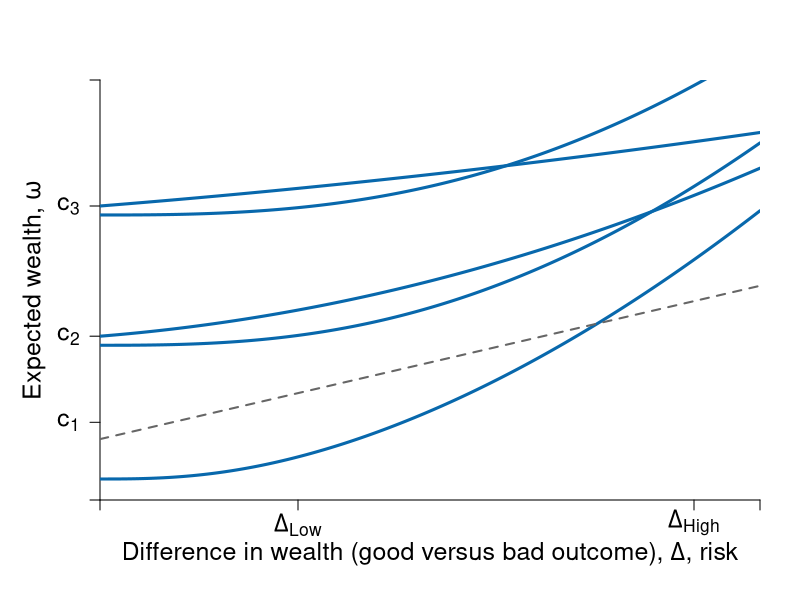

The R script that drew this image: (Note: this script raises an error after producing the figure.)
require(ggplot2)
require(shape)
#library(RColorBrewer)
#pdf(file = "risk/risks_low_very.pdf", width = 9, height = 7)

#Set parameters for graphics
axislabelsize <- 1.5
labelsize <- 1.2
graphlinewidth <- 3
segmentlinewidth <- 2
a <- c(2, 4, 6)


COL <- c("#7fc97f", "#beaed4", "#fdc086", "#ffff99", "#386cb0", "#f0027f", "#bf5b17", "#666666")
COLA <- c("#e0f3db", "#99d8c9","#66c2a4","#41ae76", "#238b45", "#005824")
COLB <- c("#c6dbef", "#4eb3d3", "#2b8cbe", "#0868ac","#084081")
COLC <- c("#fcfbfd", "#efedf5", "#dadaeb", "#bcbddc", "#9e9ac8", "#807dba", "#6a51a3", "#54278f", "#3f007d")

par(mar =  c(5, 5, 4, 2))
xlims <- c(0, 10)
ylims <- c(0, 20)

## u <- function(delta, y, b = 0.1, a = 1.5, c = 15){
##   y - b * delta^(c/y + a)
## }

u <- function(y, delta, a = 1.5, b = 0.1, c = 2){
  y^a - b * delta^c
}

indiff <- function(u, delta, a = 1.5, b = 0.1, c = 2){
  (u + b * delta^c )^(1/a)
}

slopeA <- function(g, slope1 = 0.25, slope2 = 0.08){
  slope1 + 2*slope2*g
}
 
tangentline <- function(g, intercept = 1, slope = 2){
  intercept + slope*g
}
 
indiffA2 <- function(g, intercept = 7.8, slope1 = 0.25, slope2 = 0.055){
  intercept  + slope1*g + slope2*g^2
}

slopeA2 <- function(g, slope1 = 0.25, slope2 = 0.055){
  slope1 + 2*slope2*g
}


slopeA3 <- function(g, slope1 = 0.25, slope2 = 0.01){
  slope1 + 2*slope2*g
}
tangentline2 <- function(g, intercept = 1, slope = 2){
  intercept + slope*g
}

#Plot command 
plot(0, 0, xlim = xlims, ylim = ylims, 
     type = "n",
     xlab = expression(paste("")),
     ylab = expression(paste("")), 
     axes = FALSE,
     # xlab = expression(paste("Bob's Payoff, ", u^B)),
     # ylab = expression(paste("Alfredo's Payoff, ", u^A)),
     #xaxt = "n", 
     #yaxt = "n", 
     cex.lab = axislabelsize, 
     bty = "n", 
     xaxs="i", 
     yaxs="i"
)


#Customize ticks and labels for the plot
# ticksy <- seq(ylims[1], ylims[2], 3)
# ylabels <- seq(ylims[1], ylims[2], 3)
# ticksx <- seq(xlims[1], xlims[2], 5)
# xlabels <- seq(xlims[1], xlims[2], 5)
ticksx <- c(0, 3, 9, xlims[2])
xlabels <- c(NA, expression(paste(Delta[Low])), expression(paste(Delta[High])), NA)
ticksy <- c(0, 3.7, 7.8, 14, ylims[2])
ylabels <- c(NA, expression(paste(c[1])), expression(paste(c[2])), expression(paste(c[3])), NA)

axis(1, at = ticksx, pos = 0, labels = xlabels, cex.axis = axislabelsize)
axis(2, at = ticksy, pos = 0, labels = ylabels, las = 1, cex.axis = axislabelsize)

#Axis labels and draw linear utility function
mtext(expression(paste("Difference in wealth (good versus bad outcome), ", Delta, ", risk")), side = 1, line = 2.5, cex = axislabelsize)
text(-1, 0.5*ylims[2], expression(paste("Expected wealth, ", omega)), xpd = TRUE, cex = axislabelsize, srt = 90) 


npts <- 500 
xx1 <- seq(xlims[1], xlims[2], length.out = npts)
xx2 <- seq(ylims[1], ylims[2], length.out = npts)
#xx3 <- seq(7.5, 10.5, length.out = npts)
#xx4 <- seq(6.7594 - 1.75, 6.7594 + 1.75, length.out = npts)

#lines(xx1, riskreturn(xx1), col = COLA[4], lwd = graphlinewidth, lty = 1)
for (u in c(1,20,50) ){
 lines(xx1, indiff(u, xx1, c = 2.7), col = COLB[4], lwd = graphlinewidth, lty = 1)  
}

## contour(xx1, xx2,
##         outer(xx1,xx2, FUN = u),
##         drawlabels = FALSE,
##         col = COLB[3],
##         lwd = graphlinewidth,
##         levels = c(5,10,15),
##         xaxs="i",
##         yaxs="i",
##         add = TRUE)

lines(xx1, indiffA2(xx1, intercept = 7.8, slope2 = 0.055), col = COLB[4], lwd = graphlinewidth, lty = 1)
lines(xx1, indiffA2(xx1, intercept = 14, slope2 = 0.01), col = COLB[4], lwd = graphlinewidth, lty = 1)

#lines(xx1, indiffA(xx1, intercept = 4.4), col = COLB[3], lwd = graphlinewidth, lty = 1)
lines(xx2, tangentline(xx2, intercept = 2.9, slope = slopeA(g = 3)), col = "#666666", lwd = segmentlinewidth, lty = 2)
lines(xx4, tangentline(xx4, intercept = -0.05, slope = slopeA(g = 6.7594)), col = "#666666", lwd = segmentlinewidth, lty = 2)

#lines(xx3, tangentline(xx3, intercept = -2.9, slope = slopeA(g = 9)), col = "#666666", lwd = segmentlinewidth, lty = 2)
#lines(xx1, indiffA2(xx1, intercept = 7.1), col = COLB[5], lwd = graphlinewidth, lty = 1)
lines(xx2, tangentline2(xx2, intercept = 7.25, slope = slopeA2(g = 3)), col = "#666666", lwd = segmentlinewidth, lty = 2)
#lines(xx3, tangentline(xx3, intercept = 3.25, slope = slopeA2(g = 9)), col = "#666666", lwd = segmentlinewidth, lty = 2)

lines(xx2, tangentline2(xx2, intercept = 13.8, slope = slopeA3(g = 3)), col = "#666667", lwd = segmentlinewidth, lty = 2)
#lines(xx3, tangentline(xx3, intercept = 13.1, slope = slopeA3(g = 9)), col = "#666667", lwd = segmentlinewidth, lty = 2)

segments(3, 0, 3, ylims[2], lty = 2, col = "gray", lwd = segmentlinewidth)
segments(9, 0, 9, ylims[2], lty = 2, col = "gray", lwd = segmentlinewidth)

segments(0, indiffA2(3), xlims[2], indiffA2(3), lty = 2, col = "gray", lwd = segmentlinewidth)

#Add points a, b, c and c
# segments(5.6, 0, 5.6, riskreturn(g = 5.6), lty = 2, col = "gray", lwd = segmentlinewidth)
# segments(0, riskreturn(g = 5.6), 5.6, riskreturn(g = 5.6), lty = 2, col = "gray", lwd = segmentlinewidth)
points(6.7594, indiffA(g = 6.7594), pch = 16, col = "black", cex = 1.5)
points(9, indiffA(g = 9), pch = 16, col = "black", cex = 1.5)
points(3, indiffA(g = 3), pch = 16, col = "black", cex = 1.5)
text(3 + 0.15, indiffA(g = 3) - 0.5, expression(e), cex = labelsize)
text(6.7594 + 0.15, indiffA(g = 6.7594) - 0.5, expression(g), cex = labelsize)
text(9 + 0.15, indiffA(g = 9) - 0.5, expression(h), cex = labelsize)



points(3, indiffA2(g = 3), pch = 16, col = "black", cex = 1.5)
text(3 + 0.15, indiffA2(g = 3) - 0.5, expression(f), cex = labelsize)

points(9, indiffA2(g = 9), pch = 16, col = "black", cex = 1.5)
text(9 + 0.15, indiffA2(g = 9) - 0.5, expression(i), cex = labelsize)


points(3, indiffA2(g = 3, intercept = 14, slope2 = 0.01), pch = 16, col = "black", cex = 1.5)
text(3 + 0.15, indiffA2(g = 3, intercept = 14, slope2 = 0.01) - 0.5, expression(k), cex = labelsize)

points(9, indiffA2(g = 9, intercept = 14, slope2 = 0.01), pch = 16, col = "black", cex = 1.5)
text(9 + 0.15, indiffA2(g = 9, intercept = 14, slope2 = 0.01) - 0.5, expression(j), cex = labelsize)


#text(5.6 + 0.25, riskreturn(g = 5.6) - 0.3, expression(A), cex = labelsize)


# segments(0, riskreturn(g = 7.5) , 7.5, riskreturn(g = 7.5) , lty = 2, col = "gray", lwd = segmentlinewidth)
# points(7.5, riskreturn(g = 7.5) , pch = 16, col = "black", cex = 1.5)
# text(7.5 + 0.25, riskreturn(g = 8) - 1, expression(B), cex = labelsize)

#Segment for next best wage offer
#segments(0, 5.75, xlims[2], 5.75, lty = 2, col = "gray", lwd = segmentlinewidth)

#Label risk return schedule
#text(14, riskreturn(g = 14) - 1, expression(paste(g(r) - bar(rho)*K) ), cex = labelsize)

#Label value functions
text(11.8, 17, expression(u[1]), cex = labelsize)
text(6, 6.8, expression("very risk"), cex = labelsize)
text(6, 6, expression("averse"), cex = labelsize)

text(10.4, 17, expression(u[2]), cex = labelsize)
text(6, 12.9, expression("risk"), cex = labelsize)
text(6, 12.1, expression("averse"), cex = labelsize)


text(9.4, 17.7, expression(u[3]), cex = labelsize)
text(6, 17.4, expression("almost risk"), cex = labelsize)
text(6, 16.6, expression("neutral"), cex = labelsize)


dev.off()
